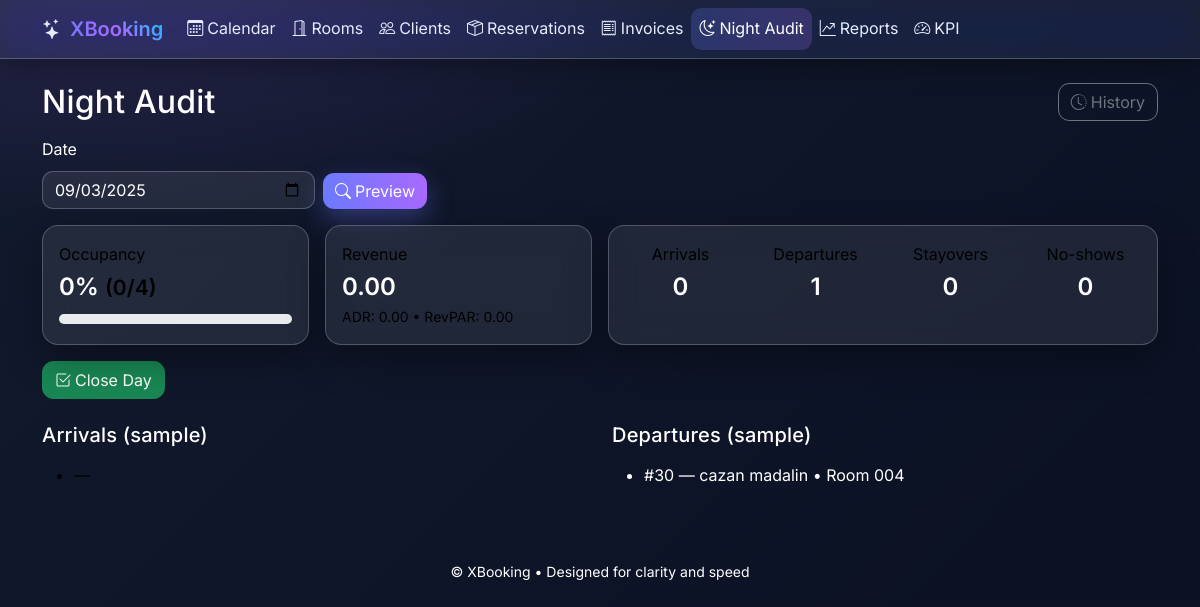
The page /audit/ (signed in) on the database as committed earlier.
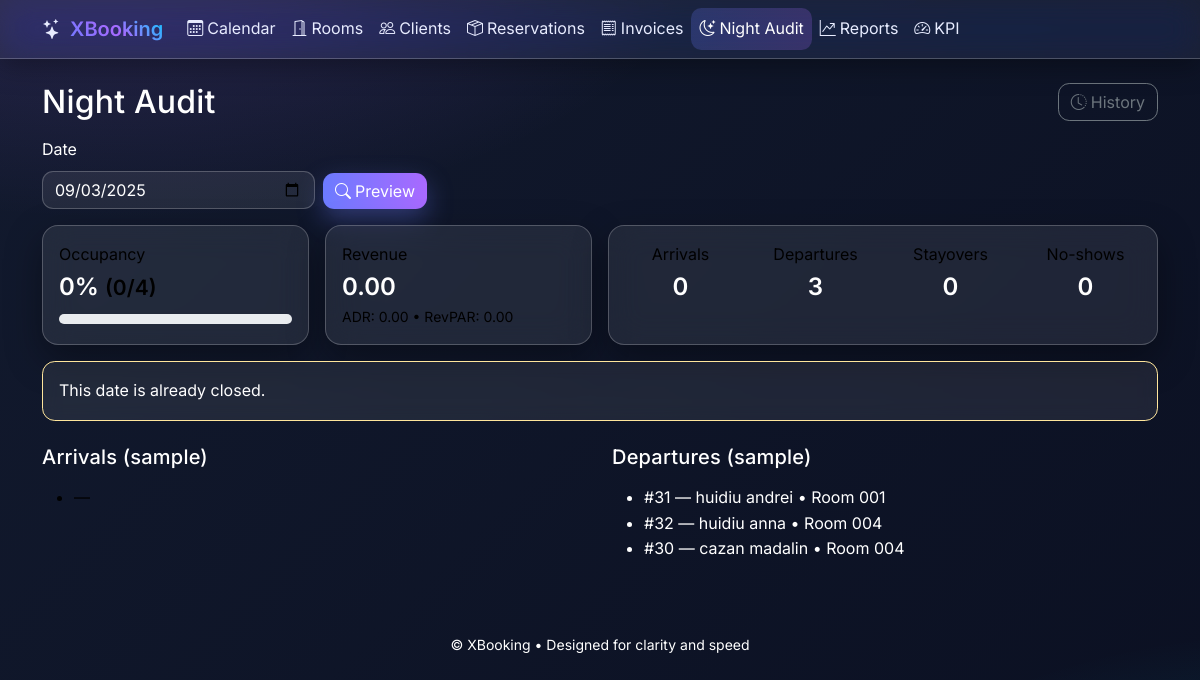
The same page on the database as committed later.
### hotellapp/models.py (models this page shows, shortened)
class Reservation(models.Model):
    class Status(models.TextChoices):
        BOOKED = "booked", "Booked"
        CHECKED_IN = "checked_in", "Checked-in"
        CHECKED_OUT = "checked_out", "Checked-out"
        CANCELED = "canceled", "Canceled"
    client = models.ForeignKey(Client, on_delete=models.CASCADE, related_name="reservations")
    room = models.ForeignKey(Room, on_delete=models.PROTECT, related_name="reservations")
    check_in = models.DateField()
    check_out = models.DateField()
    status = models.CharField(max_length=20, choices=Status.choices, default=Status.BOOKED)
    breakfast_included = models.BooleanField(default=False)
    breakfast_price = models.DecimalField(max_digits=8, decimal_places=2, default=Decimal("0.00"))
    created_at = models.DateTimeField(auto_now_add=True)
    updated_at = models.DateTimeField(auto_now=True)
    class Meta:
        constraints = [
            models.CheckConstraint(name="check_in_before_check_out", check=Q(check_in__lt=F("check_out"))),
        ]
        ordering = ["-created_at"]

class Client(models.Model):
    class BillingType(models.TextChoices):
        INDIVIDUAL = "individual", "Individual"
        COMPANY = "company", "Company"
    first_name = models.CharField(max_length=100)
    last_name = models.CharField(max_length=100)
    email = models.EmailField(blank=True, null=True)
    phone = models.CharField(max_length=30, blank=True, null=True)
    billing_type = models.CharField(max_length=20, choices=BillingType.choices, default=BillingType.INDIVIDUAL)
    company_name = models.CharField(max_length=255, blank=True, null=True)
    company_tax_id = models.CharField("Tax ID (CUI/CIF)", max_length=50, blank=True, null=True)
    company_vat_payer = models.BooleanField(default=False)
    address = models.CharField(max_length=255, blank=True, null=True)
    city = models.CharField(max_length=100, blank=True, null=True)
    country = models.CharField(max_length=100, blank=True, null=True)
    date_of_birth = models.DateField(blank=True, null=True)
    document_id = models.CharField("ID/Passport", max_length=50, blank=True, null=True)
    notes = models.TextField(blank=True, null=True)
    def __str__(self) -> str:  # pragma: no cover
        return f"{self.first_name} {self.last_name}".strip()

class Room(models.Model):
    class Type(models.TextChoices):
        SINGLE = "single", "Single"
        DOUBLE = "double", "Double"
        TWIN = "twin", "Twin"
        SUITE = "suite", "Suite"
        APARTMENT = "apartment", "Serviced Apartment"
        JUNIOR_SUITE = "junior_suite", "Junior Suite"
    class Status(models.TextChoices):
        AVAILABLE = "available", "Available"
        OCCUPIED = "occupied", "Occupied"
        CLEANING = "cleaning", "Cleaning"
    number = models.CharField(max_length=10, unique=True)
    type = models.CharField(max_length=20, choices=Type.choices, default=Type.DOUBLE)
    price_per_night = models.DecimalField(max_digits=8, decimal_places=2, default=Decimal("0.00"))
    status = models.CharField(max_length=15, choices=Status.choices, default=Status.AVAILABLE)

### hotellapp/views.py (the view)
# urls.py: path("audit/", NightAuditPreviewView.as_view(), name="night_audit"),
@method_decorator(login_required, name="dispatch")
class NightAuditPreviewView(TemplateView):
    template_name = "hotellapp/night_audit_preview.html"
    def get_context_data(self, **kwargs):
        ctx = super().get_context_data(**kwargs)
        d_str = self.request.GET.get("date")
        try:
            audit_date = date.fromisoformat(d_str) if d_str else timezone.localdate()
        except ValueError:
            audit_date = timezone.localdate()
        rooms_qs = Room.objects.all()
        total_rooms = rooms_qs.count() or 1
        active_qs = Reservation.objects.filter(
            status__in=[Reservation.Status.BOOKED, Reservation.Status.CHECKED_IN],
            check_in__lte=audit_date,
            check_out__gt=audit_date,
        ).select_related("room", "client")
        occupied_rooms_count = active_qs.values("room_id").distinct().count()
        revenue = sum((r.room.get_price_for_date(audit_date) for r in active_qs), start=Decimal("0.00"))
        occupancy_percent = int(round(occupied_rooms_count / total_rooms * 100))
        adr = (revenue / occupied_rooms_count).quantize(Decimal("0.01")) if occupied_rooms_count else Decimal("0.00")
        revpar = (revenue / total_rooms).quantize(Decimal("0.01"))
        arrivals_qs = Reservation.objects.filter(
            check_in=audit_date
        ).exclude(status=Reservation.Status.CANCELED)
        departures_qs = Reservation.objects.filter(
            check_out=audit_date
        ).exclude(status=Reservation.Status.CANCELED)
        stayover_qs = Reservation.objects.filter(
            check_in__lt=audit_date, check_out__gt=audit_date, status__in=[Reservation.Status.BOOKED, Reservation.Status.CHECKED_IN]
        )
        no_show_candidates = Reservation.objects.filter(
            check_in=audit_date, status=Reservation.Status.BOOKED
        )
        existing = NightAudit.objects.filter(date=audit_date).first()
        ctx.update({
            "audit_date": audit_date,
            "occupied_rooms_count": occupied_rooms_count,
            "total_rooms": total_rooms,
            "revenue": revenue,
            "occupancy_percent": occupancy_percent,
            "adr": adr,
            "revpar": revpar,
            "arrivals_count": arrivals_qs.count(),
            "departures_count": departures_qs.count(),
            "stayover_count": stayover_qs.count(),
            "no_shows_count": no_show_candidates.count(),
            "already_closed": bool(existing),
            "arrivals": arrivals_qs.order_by("room__number", "client__last_name")[:20],
            "departures": departures_qs.order_by("room__number", "client__last_name")[:20],
            "stayovers": stayover_qs.order_by("room__number", "client__last_name")[:20],
            "no_shows": no_show_candidates.order_by("room__number", "client__last_name")[:20],
        })
        return ctx

### templates/hotellapp/night_audit_preview.html (shortened to what this page needs)
{% extends "hotellapp/base.html" %}
{% block content %}
<div class="d-flex justify-content-between align-items-center mb-3">
  <h2 class="mb-0">Night Audit</h2>
  <a class="btn btn-outline-secondary" href="{% url 'night_audit_list' %}"><i class="bi bi-clock-history me-1"></i>History</a>
</div>
<form method="get" class="row g-2 align-items-end mb-3">
  <div class="col-md-3">
    <label class="form-label">Date</label>
    <input type="date" name="date" class="form-control" value="{{ audit_date|date:'Y-m-d' }}">
  </div>
  <div class="col-md-3">
    <button class="btn btn-primary"><i class="bi bi-search me-1"></i>Preview</button>
  </div>
</form>
<div class="row g-3 mb-3">
  <div class="col-md-3">
    <div class="card h-100">
      <div class="card-body">
        <div class="text-muted">Occupancy</div>
        <div class="fs-4 fw-semibold">{{ occupancy_percent }}% <small class="text-muted">({{ occupied_rooms_count }}/{{ total_rooms }})</small></div>
        <div class="progress mt-2" style="height: 10px;">
        </div>
      </div>
    </div>
  </div>
  <div class="col-md-3">
    <div class="card h-100">
      <div class="card-body">
        <div class="text-muted">Revenue</div>
        <div class="fs-4 fw-semibold">{{ revenue }}</div>
        <div class="text-muted small">ADR: {{ adr }} • RevPAR: {{ revpar }}</div>
      </div>
    </div>
  </div>
  <div class="col-md-6">
    <div class="card h-100">
      <div class="card-body">
        <div class="row text-center">
          <div class="col">
            <div class="text-muted">Arrivals</div>
            <div class="fs-4 fw-semibold">{{ arrivals_count }}</div>
          </div>
          <div class="col">
            <div class="text-muted">Departures</div>
            <div class="fs-4 fw-semibold">{{ departures_count }}</div>
          </div>
          <div class="col">
            <div class="text-muted">Stayovers</div>
            <div class="fs-4 fw-semibold">{{ stayover_count }}</div>
          </div>
          <div class="col">
            <div class="text-muted">No-shows</div>
            <div class="fs-4 fw-semibold">{{ no_shows_count }}</div>
          </div>
        </div>
      </div>
    </div>
  </div>
</div>
{% if already_closed %}
<div class="alert alert-warning">This date is already closed.</div>
{% else %}
<form method="post" action="{% url 'night_audit_close' %}" onsubmit="return confirm('Close the day {{ audit_date|date:'Y-m-d' }}? This will mark no-shows as canceled.');">
  <button class="btn btn-success"><i class="bi bi-check2-square me-1"></i>Close Day</button>
</form>
{% endif %}
<div class="row mt-4">
  <div class="col-md-6">
    <h5>Arrivals (sample)</h5>
    <ul class="mb-0">
      {% for r in arrivals %}
        <li>#{{ r.id }} — {{ r.client }} • Room {{ r.room.number }}</li>
      {% empty %}<li class="text-muted">—</li>{% endfor %}
    </ul>
  </div>
  <div class="col-md-6">
    <h5>Departures (sample)</h5>
    <ul class="mb-0">
      {% for r in departures %}
        <li>#{{ r.id }} — {{ r.client }} • Room {{ r.room.number }}</li>
      {% empty %}<li class="text-muted">—</li>{% endfor %}
    </ul>
  </div>
</div>
{% endblock %}

Rows that differ between the two databases and show on the page:
added Reservation: id "31", client "huidiu andrei", room.number "001"
added Reservation: id "32", client "huidiu anna", room.number "004"
Other text that changed with them:
{{ departures_count }}: "1" → "3"
text no longer shown: "Close Day"
text now shown: "This date is already closed."
